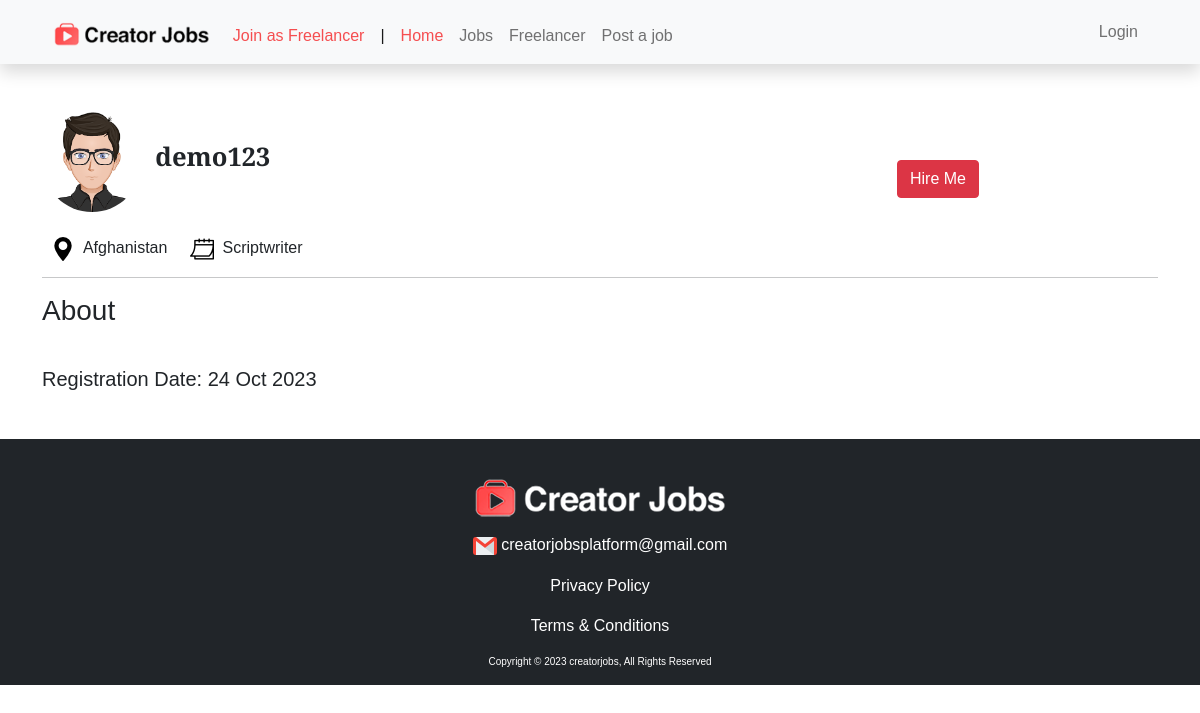
The page /talent-see?id=52 on the database its author committed.
### tables this page shows
CREATE TABLE `users` (
  `id` int(255) NOT NULL,
  `name` varchar(255) NOT NULL,
  `email` varchar(255) NOT NULL,
  `want` varchar(255) NOT NULL,
  `experince` varchar(255) NOT NULL,
  `country` varchar(255) NOT NULL,
  `password` varchar(255) NOT NULL,
  `cookie` varchar(255) NOT NULL,
  `date` varchar(255) NOT NULL,
  `avatar` varchar(255) NOT NULL,
  `phone` varchar(255) NOT NULL,
  `address` varchar(500) NOT NULL,
  `about` varchar(1000) NOT NULL,
  `blance` int(255) NOT NULL
);

### talent-see.php (the view, shortened to what this page needs)
<?php include_once("header.php");?>
<?php
if(isset($_REQUEST["id"])){
   $seejobids=$_REQUEST["id"];
}
include_once("config.php");
$selectjobs= "SELECT * FROM `users` WHERE `id`='$seejobids' AND `want`='0'  ";
$runjobs = mysqli_query($conn,$selectjobs);
if ($runjobs == true) {
while ($alldata = mysqli_fetch_array($runjobs )) {
    $id= $alldata["id"];
    $name= $alldata["name"];
    $experince= $alldata["experince"];
    $country= $alldata["country"];
    $date= $alldata["date"];
    $avatar= $alldata["avatar"];
}}
?>
<div class="container mt-5">
    <div class="row">
        <div class="col-md-9">
          <div><img src="img/<?php echo $avatar ;?>" class="rounded-circle" alt="" width="100" height="100"> &nbsp; <b style="font-size:1.6rem;"><?php echo $name ;?></b></div>
          <div class="mt-4">
            <div class="d-inline"><img src="img/location.png" alt="">&nbsp; <?php echo $country;?></div>&nbsp;&nbsp;&nbsp;&nbsp;
            <div class="d-inline"><img src="img/calendar.png" alt="">&nbsp; <?php echo $experince;?></div>&nbsp;&nbsp;
          </div>
        </div>
        <div class="col-md-3">
        <a href="chat?id=<?php echo $id; ?>"> <button class="btn btn-danger mt-5">Hire Me</button></a>
        </div>
    </div>
</div>
<div class="container">
    <hr>
</div>
<div class="container" style="overflow-wrap: break-word;">
<div>
    <h3>About </h3>
</div>
<br>
<div>
    <h5>Registration Date: <?php echo $date;?></h5>
</div>
</div>
<?php include_once("footer.php");?>

### css/style.css (style rules this page uses)
* { margin: 0; padding: 0; box-sizing: border-box; font-family: 'Merriweather Sans', sans-serif; }

### rows shown on the page
users: avatar (placeholder picture), name "demo123", country "Afghanistan", experince "Scriptwriter", date "24 Oct 2023"
